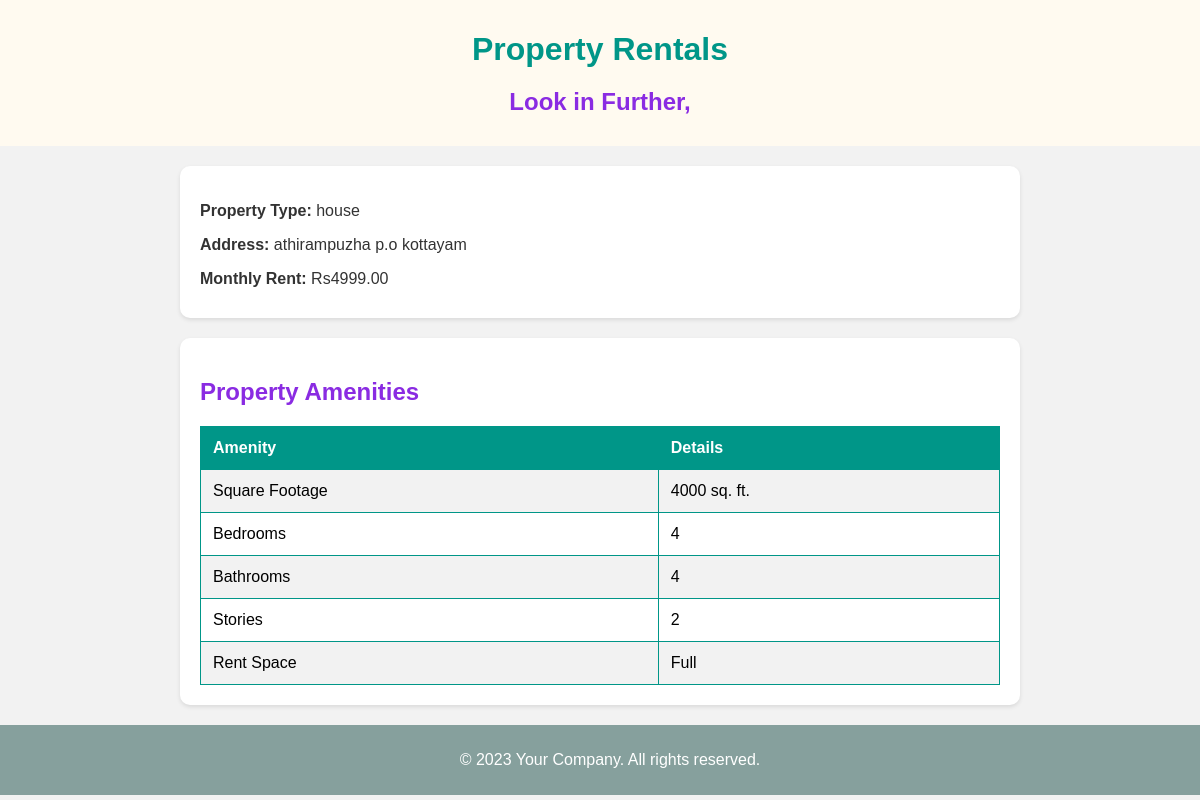
Before: /property/8/ with the older database file.
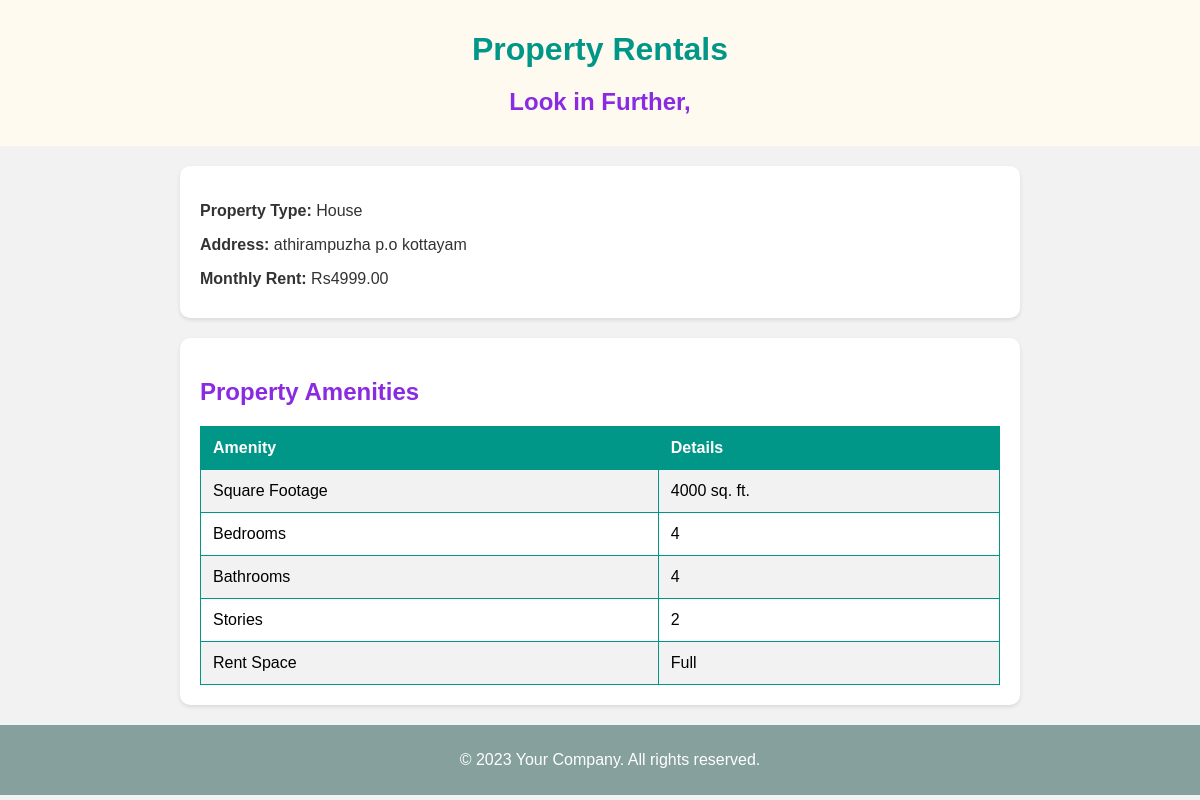
After: the same page with the newer database file.
### rental/models.py (models this page shows, shortened)
class Property(models.Model):
    property_owner = models.ForeignKey(
        get_user_model(),
        on_delete=models.CASCADE
    )
    property_type = models.CharField(max_length=20, choices=[('apartment', 'Apartment'), ('house', 'House'), ('office', 'Office')])
    address = models.CharField(max_length=255)
    monthly_rent = models.DecimalField(max_digits=10, decimal_places=2)
    security_deposit = models.DecimalField(max_digits=10, decimal_places=2)
    lease_duration = models.CharField(max_length=20, choices=[('1 year', '1 Year'), ('month-to-month', 'Month-to-Month')])
    availability_date = models.DateField()
    APPROVAL_CHOICES = [
        ('pending', 'Pending'),
        ('approved', 'Approved'),
        ('rejected', 'Rejected'),
    ]
    approval_status = models.CharField(
        max_length=20,
        choices=APPROVAL_CHOICES,
        default='pending',
    )
    deleted = models.BooleanField(default=False)

### rental/views.py (the view)
# urls.py: path('property/<int:property_id>/', views.property_detail, name='property_detail'),
def property_detail(request, property_id):
    property = get_object_or_404(Property, id=property_id)
    latest_amenity = Amenity.objects.filter(property=property).latest('id')
    return render(request, 'property_detail.html', {'property': property, 'latest_amenity': latest_amenity})

### templates/property_detail.html (shortened to what this page needs)
{% load static %}
<!DOCTYPE html>
<html lang="en">
<head>
</head>
<body>
    <header>
        <h1>Property Rentals</h1>
        <h2>Look in Further,</h2>
    </header>
    <div class="container">
        <div class="property-info">
            <p><strong>Property Type:</strong> {{ property.property_type }}</p>
            <p><strong>Address:</strong> {{ property.address }}</p>
            <p><strong>Monthly Rent:</strong> Rs{{ property.monthly_rent }}</p>
        </div>
    </div>
    <div class="container">
        <h2>Property Amenities</h2>
        <table>
            <tr>
                <th>Amenity</th>
                <th>Details</th>
            </tr>
            {% if latest_amenity %}
                {% if latest_amenity.squarefootage %}
                    <tr>
                        <td>Square Footage</td>
                        <td>{{ latest_amenity.squarefootage }} sq. ft.</td>
                    </tr>
                {% endif %}
                {% if latest_amenity.bedrooms %}
                    <tr>
                        <td>Bedrooms</td>
                        <td>{{ latest_amenity.bedrooms }}</td>
                    </tr>
                {% endif %}
                {% if latest_amenity.bathrooms %}
                    <tr>
                        <td>Bathrooms</td>
                        <td>{{ latest_amenity.bathrooms }}</td>
                    </tr>
                {% endif %}
                {% if latest_amenity.stories %}
                    <tr>
                        <td>Stories</td>
                        <td>{{ latest_amenity.stories }}</td>
                    </tr>
                {% endif %}
                {% if latest_amenity.rentspace %}
                    <tr>
                        <td>Rent Space</td>
                        <td>{{ latest_amenity.get_rentspace_display }}</td>
                    </tr>
                {% endif %}
            {% else %}
                <tr>
                    <td colspan="2" class="none-value">No amenities available.</td>
                </tr>
            {% endif %}
        </table>
    </div>
    <footer>
        <p>&copy; 2023 Your Company. All rights reserved.</p>
    </footer>
</body>
</html>

Changed rows visible on the page:
changed Property "athirampuzha p.o kottayam": property_type "house" → "House"
